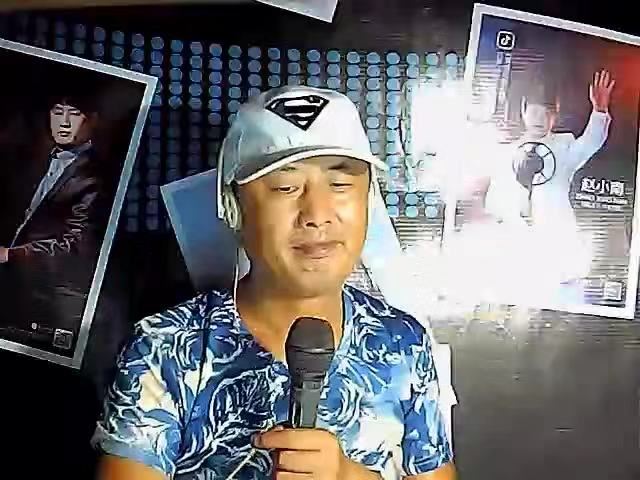
//> input picture final/equalHist1.jpg, 640 x 480 px
$ ./equalhist   (built with g++ and OpenCV 4)
//> lines starting //> are read from the running program, lines starting //| are printed output that depends on the picture
/*图像增强*/
#include <iostream>
#include <opencv2/imgproc/imgproc.hpp>
#include <opencv2/opencv.hpp>
#include <cv.h>
#include <opencv2/core/core.hpp>
#include <opencv2/highgui/highgui.hpp>
#include <cmath>
using namespace std;
using namespace cv;
#define pai 3.14159

void equalHistFun(const Mat & src,Mat& dest,const int cth,const int c_count,const int byte_count=1)
{

int rows=src.rows;
int cols =src.cols;
map<float,int> hist;
        typedef map<float,int>::iterator It;
        for(int i=0;i<rows;i++)
                for(int j=0;j<cols;j++)
               {
              float value = static_cast<float>(src.ptr(i)[j*c_count+cth]);
                       //cout<<"value="<<value<<endl;
                       hist[value]++;
        }
It itf = hist.begin();
It its = ++itf;
itf= hist.begin();
for(;its!=hist.end();its++,itf++)
{
        //cout<<itf->first<<"  "<<its->second<<" ";

//        its->second += itf->second;
        hist[its->first] +=hist[itf->first];
        //cout<<its->first<<" "<<hist[its->first]<<endl;

  //     cout<<itf->first<<"  "<<its->first<<endl;
       }

        float area = cols*rows;
for(int i=0;i<rows;i++)
        for(int j=0;j<cols;j++)
        {
                float value = static_cast<float>(src.ptr(i)[j*c_count+cth]);
                dest.ptr(i)[j*byte_count*c_count+cth] =static_cast<float>( (static_cast<float>(hist[value])/area)*255);//(c_count==3?1.0:255.0));

 //cout<<(static_cast<float>(hist[value])/area)*255.0<<endl  ;
                }
//cout<<endl;
//cout<<endl;

}


void fun_second(const Mat &src,Mat & dest,const int c_count,const int byte_count=1)
{
        for(int i=0;i<c_count;i++)
                equalHistFun(src,dest, i,c_count);

        }

int main(){

        Mat src=imread("equalHist1.jpg");
//> src is the input picture: 480 rows x 640 cols, CV_8UC3; mean B, G, R 109.2, 106.7, 107.4
        Mat dest(src.size(),CV_8UC3);

    fun_second(src,dest,3,32/8);
//> the loop in fun_second, `for(int i=0;i<c_count;i++)` made 3 passes
//> pass 1, in fun_second, `equalHistFun(src,dest, i,c_count);`:
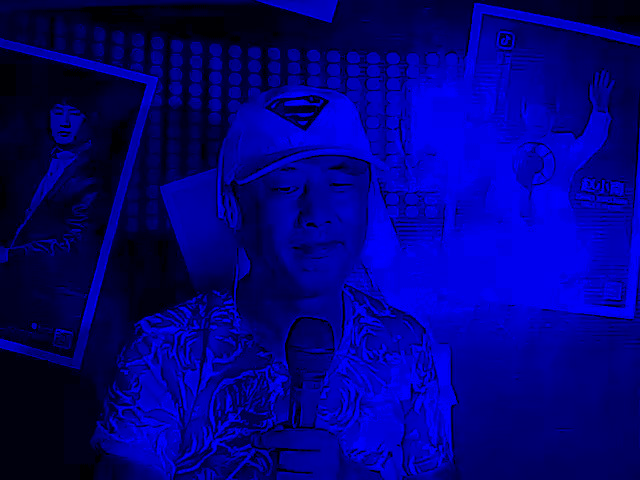
//> dest: 480 rows x 640 cols, CV_8UC3; mean B, G, R 127.9, 0, 0
    imshow("src",src);
    imshow("dest",dest);
   /*equalizehist*/
	 vector<Mat> channels;
	split(src,channels);
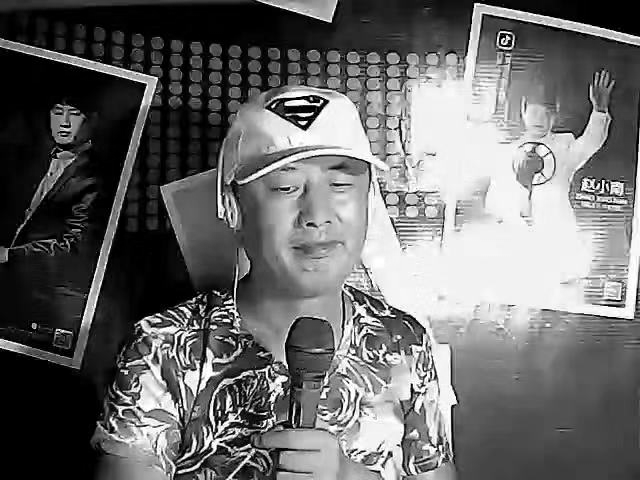
//> channels[1]: 480 rows x 640 cols, CV_8UC1; min 0, max 255, mean 106.7
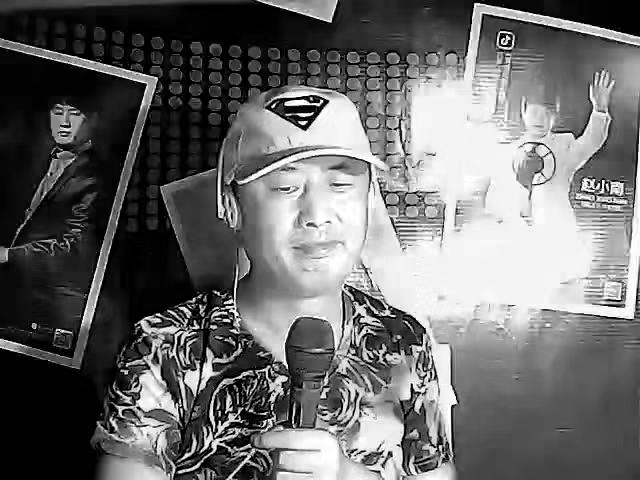
//> channels[2]: 480 rows x 640 cols, CV_8UC1; min 0, max 255, mean 107.4
	Mat ori_r = channels.at(0);
        Mat ori_g = channels.at(1);
        Mat ori_b= channels.at(2);
        Mat dest_r;
        Mat dest_g ;
        Mat dest_b;
	equalizeHist(ori_r,ori_r);
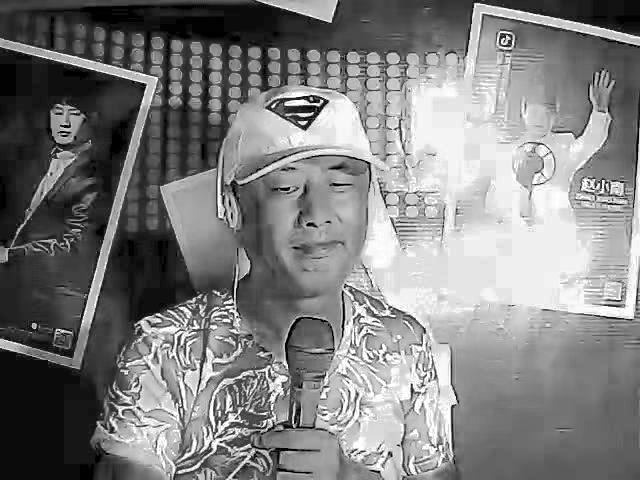
//> ori_r: 480 rows x 640 cols, CV_8UC1; min 0, max 255, mean 127.3
	equalizeHist(ori_g,ori_g);
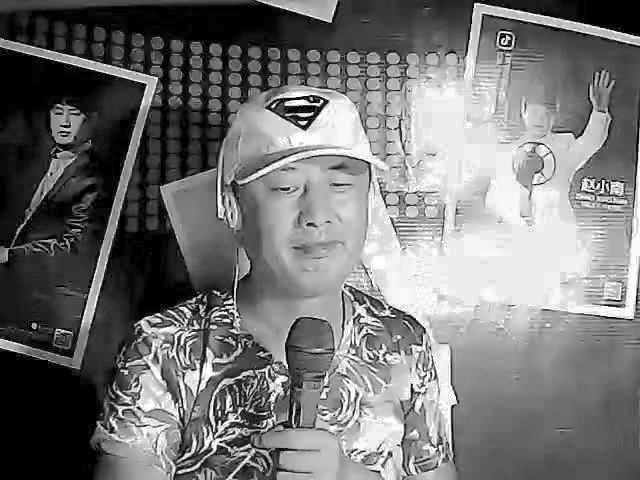
//> ori_g: 480 rows x 640 cols, CV_8UC1; min 0, max 255, mean 117.4
	equalizeHist(ori_b,ori_b);
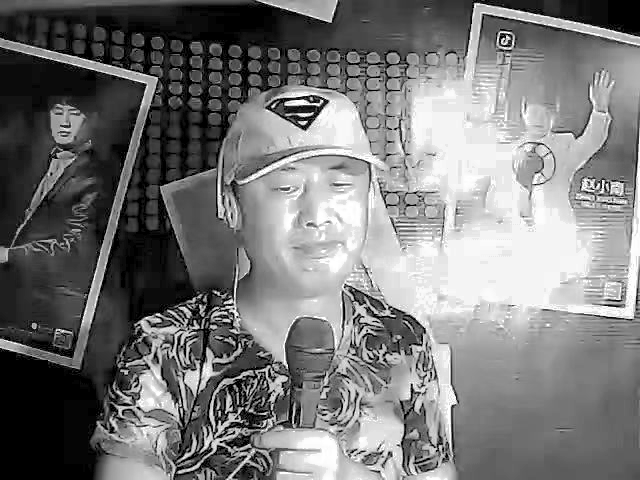
//> ori_b: 480 rows x 640 cols, CV_8UC1; min 0, max 255, mean 120.1

	merge(channels,src);
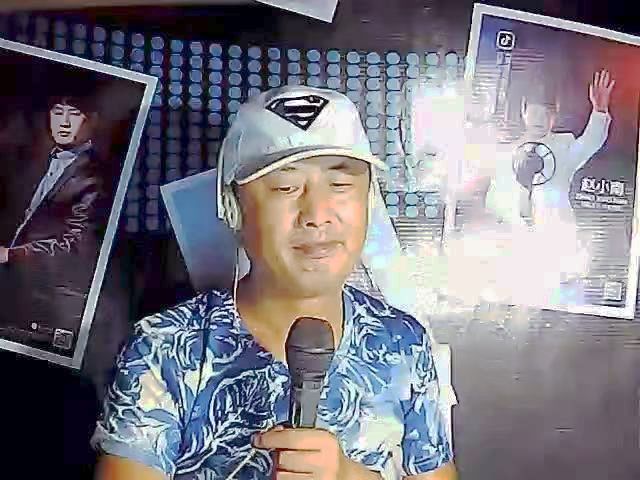
//> src: 480 rows x 640 cols, CV_8UC3; mean B, G, R 127.3, 117.4, 120.1
	imshow("opencv",src);
    // [14 lines of commented-out code are left out]
     waitKey(10000);
    return 0;

        }

$ run again, with final/1_img.jpg copied over final/equalHist1.jpg
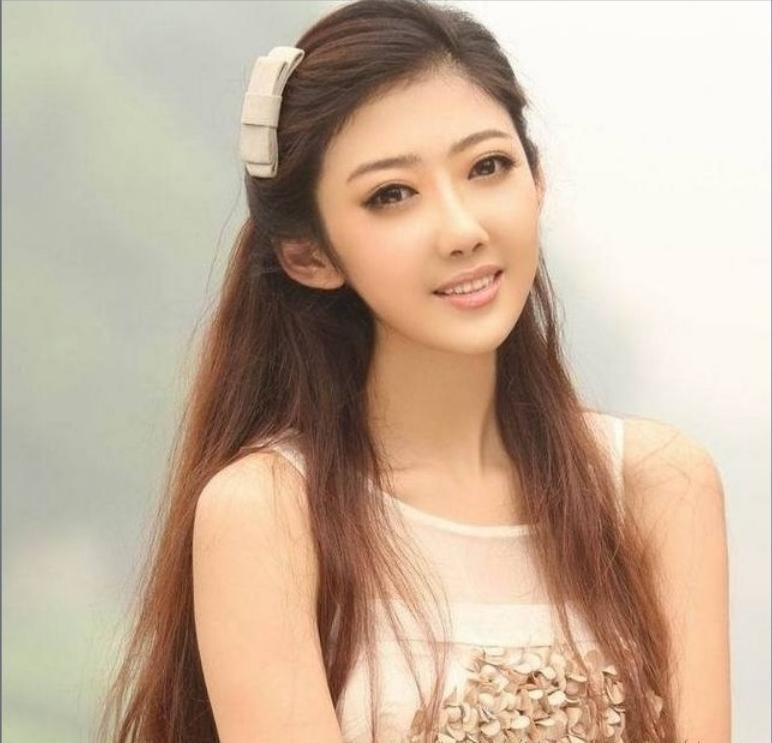
//> input picture final/1_img.jpg, 772 x 743 px
//> src is the input picture: 743 rows x 772 cols, CV_8UC3; mean B, G, R 155.8, 176.4, 198.2
//> `equalizeHist(ori_g,ori_g);`:
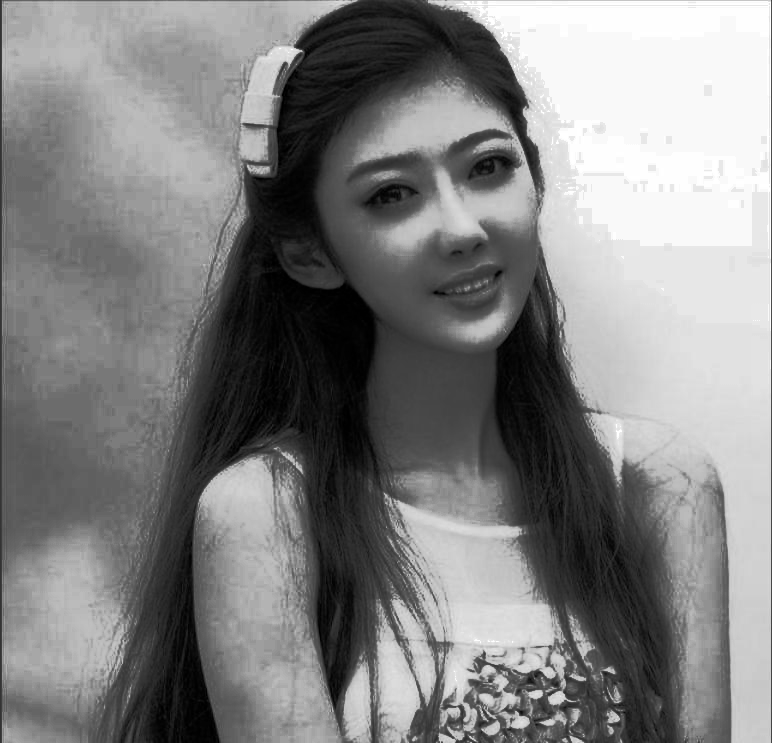
//> ori_g: 743 rows x 772 cols, CV_8UC1; min 0, max 255, mean 129
//> `equalizeHist(ori_b,ori_b);`:
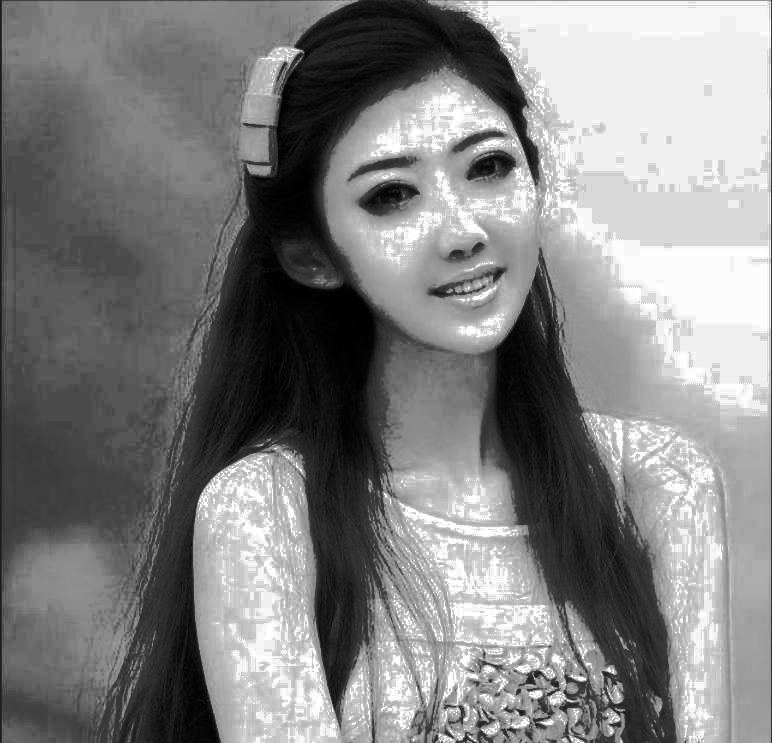
//> ori_b: 743 rows x 772 cols, CV_8UC1; min 0, max 255, mean 129.7

$ run again, with final/2_img.jpg copied over final/equalHist1.jpg
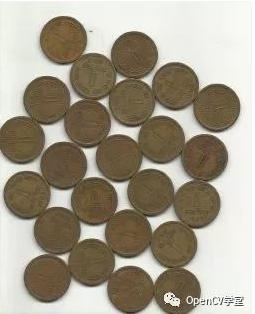
//> input picture final/2_img.jpg, 255 x 314 px
//> src is the input picture: 314 rows x 255 cols, CV_8UC3; mean B, G, R 138.8, 155.1, 163.4
//> `split(src,channels);`:
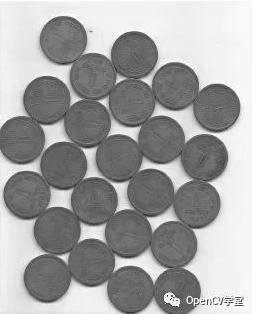
//> channels[2]: 314 rows x 255 cols, CV_8UC1; min 28, max 255, mean 163.4
//> `equalizeHist(ori_b,ori_b);`:
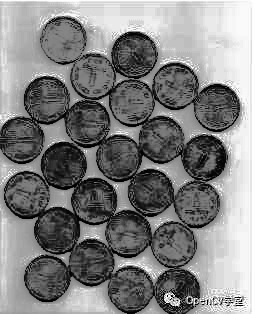
//> ori_b: 314 rows x 255 cols, CV_8UC1; min 0, max 255, mean 129.5
